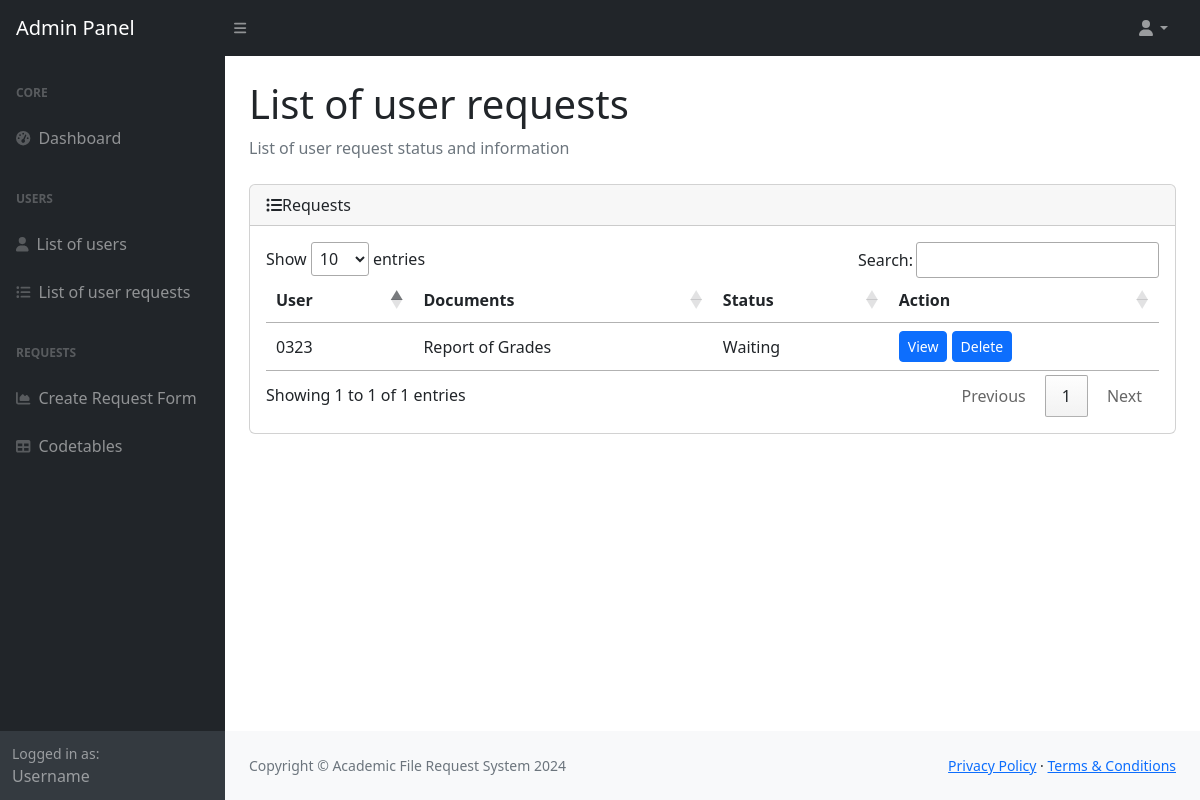
Page /admin-panel/user-request/ on the earlier database version.
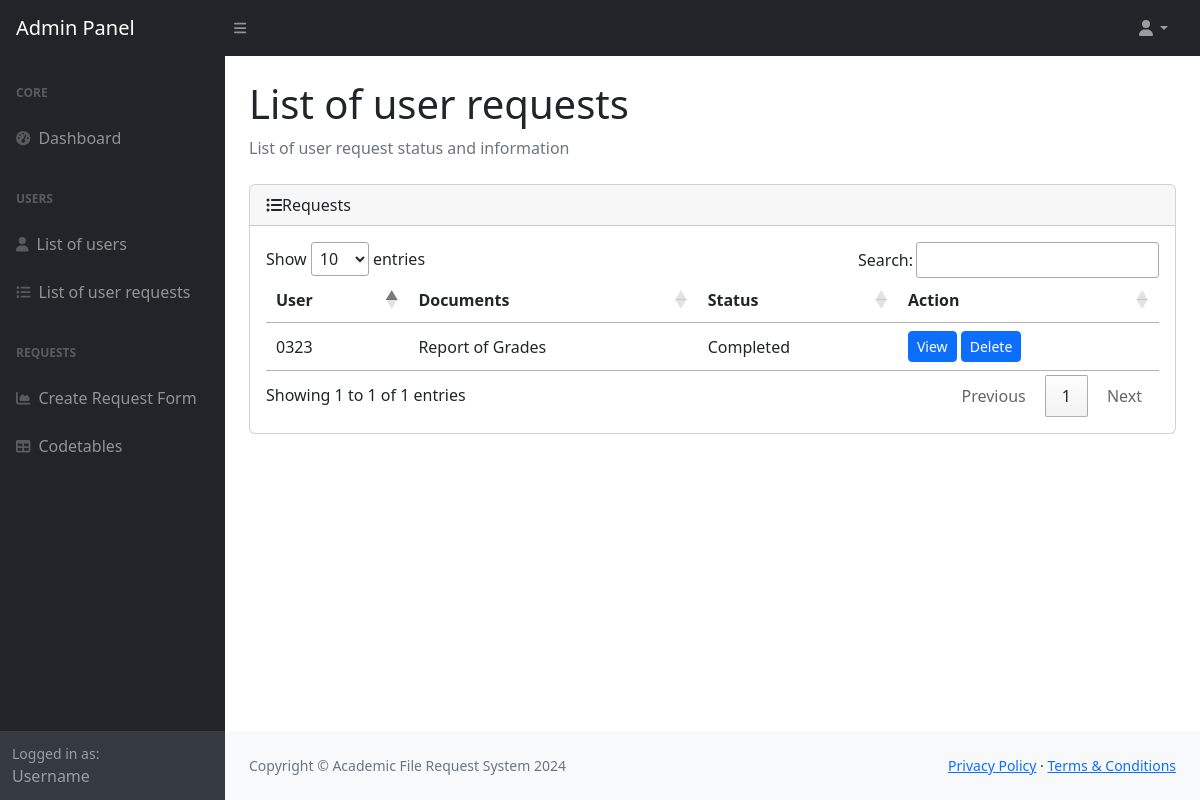
Same page on the later database version.
### onlinerequest/models.py (models this page shows, shortened)
class User_Request(models.Model):
    user = models.ForeignKey(User, on_delete=models.CASCADE, related_name='user_requests')
    request = models.ForeignKey(Request, on_delete=models.CASCADE, related_name='user_requests')
    status = models.CharField(max_length=64)
    uploads = models.CharField(max_length=999)
    requested = models.CharField(max_length=256, default="")
    created_at = models.DateTimeField(auto_now_add=True)
    updated_at = models.DateTimeField(auto_now=True)

class User(AbstractBaseUser):
    USER_TYPE_CHOICES = (
      (1, 'student'),
      (2, 'teacher'),
      (3, 'secretary'),
      (4, 'supervisor'),
      (5, 'admin'),
    )
    student_number = models.CharField(max_length=64, unique=True)
    email = models.EmailField(max_length=254, unique=True)
    password = models.CharField(max_length=22)
    is_active = models.BooleanField(default=False)
    user_type = models.PositiveSmallIntegerField(choices = USER_TYPE_CHOICES, default = 1)
    USERNAME_FIELD = 'email'
    REQUIRED_FIELDS = ['student_number']
    def __str__(self):
        return self.student_number

class Request(models.Model):
    description = models.CharField(max_length=256)
    files_required = models.CharField(max_length=256)
    document = models.ForeignKey(Document, on_delete=models.CASCADE)
    def __str__(self):
        return self.document.description

class Document(models.Model):
    code = models.CharField(max_length=64)
    description = models.CharField(max_length=64)
    active = models.BooleanField(default=True)

### onlinerequest/views/request.py (the view)
# urls.py: path('admin-panel/user-request/', request.display_user_requests),
def display_user_requests(request):
    user_requests = User_Request.objects.all()
    return render(request, 'admin/request/user-request.html', {'user_requests': user_requests })

### onlinerequest/templates/admin/request/user-request.html (shortened to what this page needs)
<!DOCTYPE html>
<html>
    <head>
        <link rel="stylesheet" href="">
        {% include 'header.html' %}
    </head>
    <body class="sb-nav-fixed">
        <div id="layoutSidenav">
            {% include 'admin/admin-topnav.html' %}
            {% include 'admin/admin-sidenav.html' %}
            <div id="layoutSidenav_content">
                <main>
                    <div class="container-fluid px-4">
                        <h1 class="mt-4">List of user requests</h1>
                        <ol class="breadcrumb mb-4">
                            <li class="breadcrumb-item active">List of user request status and information</li>
                        </ol>
                        <div class="card mb-4">
                            <div class="card-header">
                                <div class="d-flex justify-content-between align-items-center">
                                    <span class="fs-6"> <i class="fa fa-list-ul" aria-hidden="true"></i>Requests</span>
                                </div>
                            </div>
                            <div class="card-body">
                                <table id="datatable">
                                    <thead>
                                    <tr>
                                        <th>User</th>
                                        <th>Documents</th>
                                        <th>Status</th>
                                        <th>Action</th>
                                    </tr>
                                    </thead>
                                    <tbody>
                                    {% if user_requests %}
                                        {% for user_request in user_requests %}
                                            <tr id="tr{{ user_request.id }}">
                                                <td>{{ user_request.user }}</td>
                                                <td>{{ user_request.request }}</td>
                                                <td>{{ user_request.status }}</td>
                                                <td>
                                                    <button class="btn btn-primary btn-sm" onclick="viewRequest('{{ user_request.id }}')"> View </button>
                                                    <button class="btn btn-primary btn-sm" onclick="deleteRequest('{{ user_request.id }}')"> Delete </button>
                                                </td>
                                            </tr>
                                        {% endfor %}
                                    {% endif %}
                                    </tbody>
                                </table>
                            </div>
                        </div>
                    </div>
                </main>
                <footer class="py-4 bg-light mt-auto">
                    <div class="container-fluid px-4">
                        <div class="d-flex align-items-center justify-content-between small">
                            <div class="text-muted">Copyright &copy; Academic File Request System 2024</div>
                            <div>
                                <a href="#">Privacy Policy</a>
                                &middot;
                                <a href="#">Terms &amp; Conditions</a>
                            </div>
                        </div>
                    </div>
                </footer>
            </div>
        </div>
    </body>
</html>

Differences in the rows shown:
removed User_Request: user "0323", request "Report of Grades", status "Waiting"
added User_Request: user "0323", request "Report of Grades", status "Completed"
